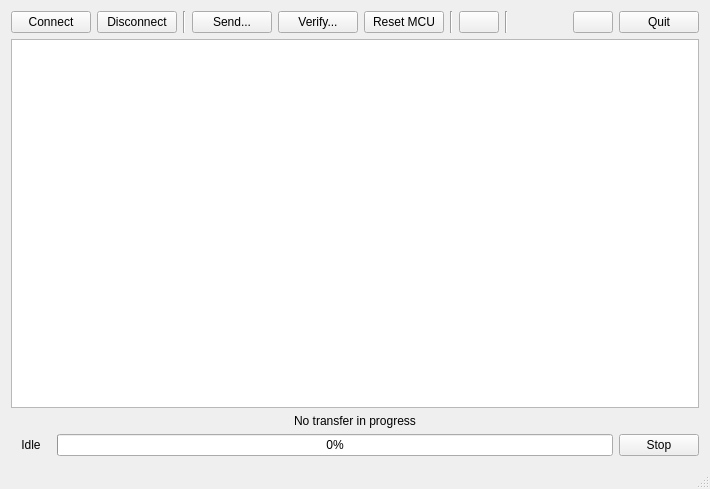
<?xml version="1.0" encoding="UTF-8"?>
<ui version="4.0">
 <class>MainWindow</class>
 <widget class="QMainWindow" name="MainWindow">
  <property name="enabled">
   <bool>true</bool>
  </property>
  <property name="geometry">
   <rect>
    <x>0</x>
    <y>0</y>
    <width>710</width>
    <height>489</height>
   </rect>
  </property>
  <property name="sizePolicy">
   <sizepolicy hsizetype="Preferred" vsizetype="Preferred">
    <horstretch>0</horstretch>
    <verstretch>0</verstretch>
   </sizepolicy>
  </property>
  <property name="windowTitle">
   <string>Bootloader GUI</string>
  </property>
  <property name="windowIcon">
   <iconset resource="res/ressources.qrc">
    <normaloff>:/images/icon.ico</normaloff>:/images/icon.ico</iconset>
  </property>
  <widget class="QWidget" name="centralWidget">
   <layout class="QVBoxLayout" name="verticalLayout_4">
    <item>
     <layout class="QHBoxLayout" name="horizontalLayout_7">
      <item>
       <layout class="QHBoxLayout" name="gb_top">
        <item>
         <widget class="QPushButton" name="b_connect">
          <property name="text">
           <string>Connect</string>
          </property>
         </widget>
        </item>
        <item>
         <widget class="QPushButton" name="b_disconnect">
          <property name="text">
           <string>Disconnect</string>
          </property>
         </widget>
        </item>
        <item>
         <widget class="Line" name="line">
          <property name="orientation">
           <enum>Qt::Vertical</enum>
          </property>
         </widget>
        </item>
        <item>
         <widget class="QPushButton" name="b_send">
          <property name="text">
           <string>Send...</string>
          </property>
         </widget>
        </item>
        <item>
         <widget class="QPushButton" name="b_verify">
          <property name="text">
           <string>Verify...</string>
          </property>
         </widget>
        </item>
        <item>
         <widget class="QPushButton" name="b_reset">
          <property name="text">
           <string>Reset MCU</string>
          </property>
         </widget>
        </item>
        <item>
         <widget class="Line" name="line_3">
          <property name="orientation">
           <enum>Qt::Vertical</enum>
          </property>
         </widget>
        </item>
        <item>
         <widget class="QPushButton" name="b_repeat">
          <property name="enabled">
           <bool>true</bool>
          </property>
          <property name="toolTip">
           <string>&lt;html&gt;&lt;head/&gt;&lt;body&gt;&lt;p&gt;Repeat last action&lt;/p&gt;&lt;/body&gt;&lt;/html&gt;</string>
          </property>
          <property name="text">
           <string/>
          </property>
          <property name="icon">
           <iconset resource="res/ressources.qrc">
            <normaloff>:/images/refresh.png</normaloff>:/images/refresh.png</iconset>
          </property>
         </widget>
        </item>
        <item>
         <widget class="Line" name="line_4">
          <property name="orientation">
           <enum>Qt::Vertical</enum>
          </property>
         </widget>
        </item>
       </layout>
      </item>
      <item>
       <spacer name="horizontalSpacer_2">
        <property name="orientation">
         <enum>Qt::Horizontal</enum>
        </property>
        <property name="sizeHint" stdset="0">
         <size>
          <width>40</width>
          <height>20</height>
         </size>
        </property>
       </spacer>
      </item>
      <item>
       <layout class="QHBoxLayout" name="horizontalLayout_6">
        <item>
         <widget class="QPushButton" name="b_qt">
          <property name="text">
           <string/>
          </property>
          <property name="icon">
           <iconset resource="res/ressources.qrc">
            <normaloff>:/images/Qt-logo.png</normaloff>:/images/Qt-logo.png</iconset>
          </property>
         </widget>
        </item>
        <item>
         <widget class="QPushButton" name="b_quit">
          <property name="text">
           <string>Quit</string>
          </property>
         </widget>
        </item>
       </layout>
      </item>
     </layout>
    </item>
    <item>
     <widget class="QPlainTextEdit" name="t_log">
      <property name="enabled">
       <bool>true</bool>
      </property>
      <property name="sizePolicy">
       <sizepolicy hsizetype="Expanding" vsizetype="MinimumExpanding">
        <horstretch>0</horstretch>
        <verstretch>0</verstretch>
       </sizepolicy>
      </property>
      <property name="font">
       <font>
        <family>Courier New</family>
        <pointsize>10</pointsize>
        <weight>50</weight>
        <bold>false</bold>
       </font>
      </property>
      <property name="documentTitle">
       <string/>
      </property>
      <property name="undoRedoEnabled">
       <bool>false</bool>
      </property>
      <property name="readOnly">
       <bool>true</bool>
      </property>
     </widget>
    </item>
    <item>
     <widget class="QLabel" name="l_progress">
      <property name="text">
       <string>No transfer in progress</string>
      </property>
      <property name="alignment">
       <set>Qt::AlignCenter</set>
      </property>
      <property name="textInteractionFlags">
       <set>Qt::NoTextInteraction</set>
      </property>
     </widget>
    </item>
    <item>
     <layout class="QHBoxLayout" name="horizontalLayout_4">
      <item>
       <widget class="QLabel" name="l_status">
        <property name="minimumSize">
         <size>
          <width>40</width>
          <height>0</height>
         </size>
        </property>
        <property name="text">
         <string>Idle</string>
        </property>
        <property name="alignment">
         <set>Qt::AlignCenter</set>
        </property>
        <property name="textInteractionFlags">
         <set>Qt::NoTextInteraction</set>
        </property>
       </widget>
      </item>
      <item>
       <widget class="QProgressBar" name="pgb_transfer">
        <property name="value">
         <number>0</number>
        </property>
       </widget>
      </item>
      <item>
       <widget class="QPushButton" name="b_stop">
        <property name="enabled">
         <bool>true</bool>
        </property>
        <property name="text">
         <string>Stop</string>
        </property>
       </widget>
      </item>
     </layout>
    </item>
    <item>
     <layout class="QHBoxLayout" name="gb_bottom"/>
    </item>
   </layout>
  </widget>
  <widget class="QStatusBar" name="statusBar"/>
 </widget>
 <layoutdefault spacing="6" margin="11"/>
 <resources>
  <include location="res/ressources.qrc"/>
 </resources>
 <connections>
  <connection>
   <sender>b_quit</sender>
   <signal>clicked()</signal>
   <receiver>b_stop</receiver>
   <slot>click()</slot>
   <hints>
    <hint type="sourcelabel">
     <x>529</x>
     <y>32</y>
    </hint>
    <hint type="destinationlabel">
     <x>543</x>
     <y>386</y>
    </hint>
   </hints>
  </connection>
 </connections>
</ui>
